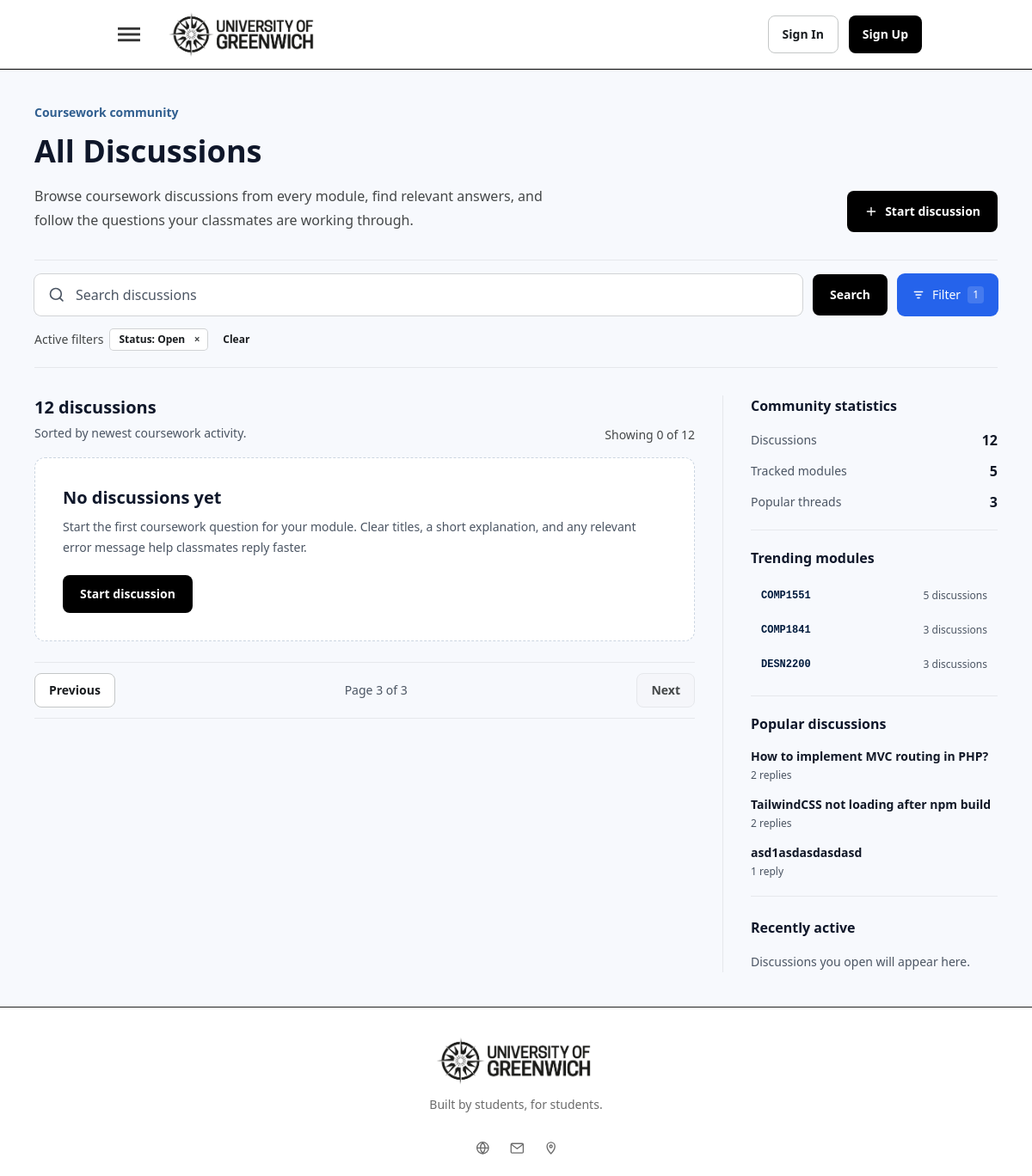
The app's page /discussions?status=open&page=4 with its own data.
### tables this page shows
CREATE TABLE `posts` (
  `id` int(11) NOT NULL AUTO_INCREMENT,
  `title` varchar(255) NOT NULL,
  `slug` varchar(255) DEFAULT NULL,
  `content` text NOT NULL,
  `status` enum('open','solved') DEFAULT 'open',
  `view_count` int(11) NOT NULL DEFAULT 0,
  `user_id` int(11) NOT NULL,
  `module_id` int(11) NOT NULL,
  `created_at` timestamp NOT NULL DEFAULT current_timestamp(),
  `updated_at` timestamp NULL DEFAULT NULL,
  `deleted_at` timestamp NULL DEFAULT NULL,
  PRIMARY KEY (`id`),
  UNIQUE KEY `slug` (`slug`),
  KEY `fk_posts_user` (`user_id`),
  KEY `fk_posts_module` (`module_id`),
  CONSTRAINT `fk_posts_module` FOREIGN KEY (`module_id`) REFERENCES `modules` (`id`) ON DELETE CASCADE,
  CONSTRAINT `fk_posts_user` FOREIGN KEY (`user_id`) REFERENCES `users` (`id`) ON DELETE CASCADE
);

### app/Views/discussions/index.php (the view, shortened to what the rows shown need)
<?php
$discussionCountLabel = $totalDiscussions === 1 ? '1 discussion' : $totalDiscussions . ' discussions';
?>
<section class="box-border min-h-screen bg-[#f7f9fd] px-4 py-8 font-sans text-[#191c1f] sm:px-6 lg:px-10 lg:py-10">
    <div class="mx-auto flex max-w-[1280px] flex-col gap-8">
        <section class="grid gap-6 lg:grid-cols-[minmax(0,1fr)_auto] lg:items-end" aria-labelledby="discussions-title">
            <div class="max-w-3xl">
                <h1 id="discussions-title" class="mt-3 text-3xl font-semibold leading-tight text-[#0F172A] sm:text-4xl">
                    All Discussions
                </h1>
            </div>
        </section>
        <div class="grid gap-8 lg:grid-cols-[minmax(0,1fr)_320px]">
            <section class="min-w-0" aria-labelledby="discussion-feed-heading">
                <div class="mb-4 flex flex-wrap items-end justify-between gap-3">
                    <div>
                        <h2 id="discussion-feed-heading" class="text-xl font-semibold leading-7 text-[#0F172A]">
                            <?= htmlspecialchars($discussionCountLabel, ENT_QUOTES, 'UTF-8') ?>
                        </h2>
                    </div>
                </div>
            </section>
            <aside class="flex flex-col border-t border-[#e6e8ec] pt-2 lg:border-t-0 lg:border-l lg:pl-8 lg:pt-0"
                aria-label="Discussion sidebar">
                <section class="border-b border-[#e6e8ec] py-5 lg:pt-0" aria-labelledby="community-stats-heading">
                    <h2 id="community-stats-heading" class="text-base font-semibold text-[#0F172A]">Community statistics
                    </h2>
                </section>
                <section class="border-b border-[#e6e8ec] py-5" aria-labelledby="trending-modules-heading">
                    <h2 id="trending-modules-heading" class="text-base font-semibold text-[#0F172A]">Trending modules
                    </h2>
                </section>
                <section class="border-b border-[#e6e8ec] py-5" aria-labelledby="popular-discussions-heading">
                    <h2 id="popular-discussions-heading" class="text-base font-semibold text-[#0F172A]">Popular
                        discussions</h2>
                    <div class="mt-4 grid gap-4">
                        <?php if (!empty($popularDiscussions)): ?>
                        <?php foreach ($popularDiscussions as $discussion): ?>
                        <a href="<?= htmlspecialchars(($discussion['url'] ?? '#'), ENT_QUOTES, 'UTF-8') ?>"
                            class="block rounded-md text-[#111827] transition duration-200 hover:text-emerald-800 focus-visible:outline-2 focus-visible:outline-offset-2 focus-visible:outline-black">
                            <span class="block break-words text-sm font-semibold leading-5" dir="auto">
                                <?= htmlspecialchars(($discussion['title'] ?? 'Untitled discussion'), ENT_QUOTES, 'UTF-8') ?>
                            </span>
                            <span class="mt-1 block text-xs font-medium text-[#4B5563]">
                                <?= htmlspecialchars(($discussion['replies'] ?? 0), ENT_QUOTES, 'UTF-8') ?>
                                <?= (($discussion['replies'] ?? 0)) === 1 ? 'reply' : 'replies' ?>
                            </span>
                        </a>
                        <?php endforeach; ?>
                        <?php else: ?>
                        <p class="text-sm leading-6 text-[#4B5563]">Popular questions will appear when replies are
                            added.</p>
                        <?php endif; ?>
                    </div>
                </section>
                <section class="pt-6" aria-labelledby="recently-active-heading">
                    <h2 id="recently-active-heading" class="text-base font-semibold text-[#0F172A]">Recently active</h2>
                </section>
            </aside>
        </div>
    </div>
</section>

### records on screen
posts: title "How to implement MVC routing in PHP?", replies "2"
posts: title "TailwindCSS not loading after npm build", replies "2"
posts: title "asd1asdasdasdasd", replies "1", shows "reply"

### other values on screen
$searchBarButtonLabel "Search"
$activeFilterCount - ($hasSearch ? 1 : 0) "1"
$filter['label'] "Status: Open"
$discussionCountLabel "12 discussions"
$visibleCount "0"
$totalDiscussions "12"
$pagination['current'] "3"
$pagination['total'] "3"
count($moduleChips) "5"
count($popularDiscussions) "3"
$module['code'] "COMP1551"
$module['count'] "5 discussions"
$module['code'] "COMP1841"
$module['count'] "3 discussions"
$module['code'] "DESN2200"
